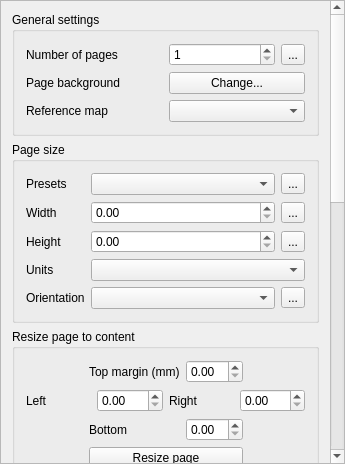
<?xml version="1.0" encoding="UTF-8"?>
<ui version="4.0">
 <class>QgsCompositionWidgetBase</class>
 <widget class="QWidget" name="QgsCompositionWidgetBase">
  <property name="geometry">
   <rect>
    <x>0</x>
    <y>0</y>
    <width>345</width>
    <height>464</height>
   </rect>
  </property>
  <property name="sizePolicy">
   <sizepolicy hsizetype="Expanding" vsizetype="Expanding">
    <horstretch>0</horstretch>
    <verstretch>0</verstretch>
   </sizepolicy>
  </property>
  <property name="windowTitle">
   <string>Composition</string>
  </property>
  <layout class="QVBoxLayout" name="verticalLayout">
   <property name="spacing">
    <number>0</number>
   </property>
   <property name="leftMargin">
    <number>0</number>
   </property>
   <property name="topMargin">
    <number>0</number>
   </property>
   <property name="rightMargin">
    <number>0</number>
   </property>
   <property name="bottomMargin">
    <number>0</number>
   </property>
   <item>
    <widget class="QScrollArea" name="scrollArea">
     <property name="sizePolicy">
      <sizepolicy hsizetype="MinimumExpanding" vsizetype="MinimumExpanding">
       <horstretch>0</horstretch>
       <verstretch>0</verstretch>
      </sizepolicy>
     </property>
     <property name="focusPolicy">
      <enum>Qt::WheelFocus</enum>
     </property>
     <property name="frameShape">
      <enum>QFrame::StyledPanel</enum>
     </property>
     <property name="frameShadow">
      <enum>QFrame::Plain</enum>
     </property>
     <property name="widgetResizable">
      <bool>true</bool>
     </property>
     <widget class="QWidget" name="scrollAreaWidgetContents">
      <property name="geometry">
       <rect>
        <x>0</x>
        <y>0</y>
        <width>329</width>
        <height>1065</height>
       </rect>
      </property>
      <layout class="QVBoxLayout" name="verticalLayout_2">
       <item>
        <widget class="QgsCollapsibleGroupBoxBasic" name="groupBox_4">
         <property name="focusPolicy">
          <enum>Qt::StrongFocus</enum>
         </property>
         <property name="title">
          <string>General settings</string>
         </property>
         <layout class="QGridLayout" name="gridLayout_4">
          <item row="1" column="1">
           <widget class="QPushButton" name="mPageStyleButton">
            <property name="text">
             <string>Change...</string>
            </property>
           </widget>
          </item>
          <item row="0" column="1">
           <layout class="QHBoxLayout" name="horizontalLayout_4">
            <item>
             <widget class="QgsSpinBox" name="mNumPagesSpinBox">
              <property name="minimum">
               <number>1</number>
              </property>
              <property name="showClearButton" stdset="0">
               <bool>false</bool>
              </property>
             </widget>
            </item>
            <item>
             <widget class="QgsPropertyOverrideButton" name="mNumPagesDDBtn">
              <property name="text">
               <string>...</string>
              </property>
             </widget>
            </item>
           </layout>
          </item>
          <item row="0" column="0">
           <widget class="QLabel" name="mNumPagesLabel">
            <property name="text">
             <string>Number of pages</string>
            </property>
            <property name="wordWrap">
             <bool>true</bool>
            </property>
           </widget>
          </item>
          <item row="1" column="0">
           <widget class="QLabel" name="label_10">
            <property name="text">
             <string>Page background</string>
            </property>
           </widget>
          </item>
          <item row="2" column="0">
           <widget class="QLabel" name="label_13">
            <property name="text">
             <string>Reference map</string>
            </property>
           </widget>
          </item>
          <item row="2" column="1">
           <widget class="QgsComposerItemComboBox" name="mReferenceMapComboBox">
            <property name="enabled">
             <bool>true</bool>
            </property>
            <property name="toolTip">
             <string>Specifies the master map for this composition, which is used to georeference composer exports and for scale calculation for item styles.</string>
            </property>
            <property name="editable">
             <bool>false</bool>
            </property>
           </widget>
          </item>
         </layout>
        </widget>
       </item>
       <item>
        <widget class="QgsCollapsibleGroupBoxBasic" name="groupBox">
         <property name="focusPolicy">
          <enum>Qt::StrongFocus</enum>
         </property>
         <property name="title">
          <string>Page size</string>
         </property>
         <property name="syncGroup" stdset="0">
          <string notr="true">composeritem</string>
         </property>
         <property name="collapsed" stdset="0">
          <bool>false</bool>
         </property>
         <layout class="QGridLayout" name="gridLayout" columnstretch="0,0">
          <item row="4" column="0">
           <widget class="QLabel" name="textLabel7">
            <property name="text">
             <string>Orientation</string>
            </property>
            <property name="wordWrap">
             <bool>true</bool>
            </property>
            <property name="buddy">
             <cstring>mPaperOrientationComboBox</cstring>
            </property>
           </widget>
          </item>
          <item row="2" column="0">
           <widget class="QLabel" name="label_2">
            <property name="text">
             <string>Height</string>
            </property>
            <property name="wordWrap">
             <bool>true</bool>
            </property>
           </widget>
          </item>
          <item row="3" column="1">
           <widget class="QComboBox" name="mPaperUnitsComboBox">
            <property name="enabled">
             <bool>true</bool>
            </property>
            <property name="sizePolicy">
             <sizepolicy hsizetype="Expanding" vsizetype="Fixed">
              <horstretch>0</horstretch>
              <verstretch>0</verstretch>
             </sizepolicy>
            </property>
           </widget>
          </item>
          <item row="3" column="0">
           <widget class="QLabel" name="label_3">
            <property name="text">
             <string>Units</string>
            </property>
            <property name="wordWrap">
             <bool>true</bool>
            </property>
           </widget>
          </item>
          <item row="0" column="0">
           <widget class="QLabel" name="textLabel3">
            <property name="text">
             <string>Presets</string>
            </property>
            <property name="wordWrap">
             <bool>true</bool>
            </property>
            <property name="buddy">
             <cstring>mPaperSizeComboBox</cstring>
            </property>
           </widget>
          </item>
          <item row="2" column="1">
           <layout class="QHBoxLayout" name="horizontalLayout_3">
            <item>
             <widget class="QgsDoubleSpinBox" name="mPaperHeightDoubleSpinBox">
              <property name="sizePolicy">
               <sizepolicy hsizetype="Preferred" vsizetype="Minimum">
                <horstretch>0</horstretch>
                <verstretch>0</verstretch>
               </sizepolicy>
              </property>
              <property name="prefix">
               <string/>
              </property>
              <property name="suffix">
               <string/>
              </property>
              <property name="maximum">
               <double>99999.000000000000000</double>
              </property>
              <property name="showClearButton" stdset="0">
               <bool>false</bool>
              </property>
             </widget>
            </item>
            <item>
             <widget class="QgsPropertyOverrideButton" name="mPaperHeightDDBtn">
              <property name="text">
               <string>...</string>
              </property>
             </widget>
            </item>
           </layout>
          </item>
          <item row="1" column="1">
           <layout class="QHBoxLayout" name="horizontalLayout_2">
            <item>
             <widget class="QgsDoubleSpinBox" name="mPaperWidthDoubleSpinBox">
              <property name="sizePolicy">
               <sizepolicy hsizetype="Preferred" vsizetype="Minimum">
                <horstretch>0</horstretch>
                <verstretch>0</verstretch>
               </sizepolicy>
              </property>
              <property name="prefix">
               <string/>
              </property>
              <property name="suffix">
               <string/>
              </property>
              <property name="maximum">
               <double>99999.000000000000000</double>
              </property>
              <property name="showClearButton" stdset="0">
               <bool>false</bool>
              </property>
             </widget>
            </item>
            <item>
             <widget class="QgsPropertyOverrideButton" name="mPaperWidthDDBtn">
              <property name="text">
               <string>...</string>
              </property>
             </widget>
            </item>
           </layout>
          </item>
          <item row="0" column="1">
           <layout class="QHBoxLayout" name="horizontalLayout">
            <item>
             <widget class="QComboBox" name="mPaperSizeComboBox">
              <property name="enabled">
               <bool>true</bool>
              </property>
              <property name="sizePolicy">
               <sizepolicy hsizetype="Expanding" vsizetype="Fixed">
                <horstretch>0</horstretch>
                <verstretch>0</verstretch>
               </sizepolicy>
              </property>
             </widget>
            </item>
            <item>
             <widget class="QgsPropertyOverrideButton" name="mPaperSizeDDBtn">
              <property name="text">
               <string>...</string>
              </property>
             </widget>
            </item>
           </layout>
          </item>
          <item row="1" column="0">
           <widget class="QLabel" name="label">
            <property name="text">
             <string>Width</string>
            </property>
            <property name="wordWrap">
             <bool>true</bool>
            </property>
           </widget>
          </item>
          <item row="4" column="1">
           <layout class="QHBoxLayout" name="horizontalLayout_5">
            <item>
             <widget class="QComboBox" name="mPaperOrientationComboBox">
              <property name="enabled">
               <bool>true</bool>
              </property>
              <property name="sizePolicy">
               <sizepolicy hsizetype="Expanding" vsizetype="Fixed">
                <horstretch>0</horstretch>
                <verstretch>0</verstretch>
               </sizepolicy>
              </property>
             </widget>
            </item>
            <item>
             <widget class="QgsPropertyOverrideButton" name="mPaperOrientationDDBtn">
              <property name="text">
               <string>...</string>
              </property>
             </widget>
            </item>
           </layout>
          </item>
         </layout>
        </widget>
       </item>
       <item>
        <widget class="QgsCollapsibleGroupBoxBasic" name="groupBox_5">
         <property name="title">
          <string>Resize page to content</string>
         </property>
         <layout class="QVBoxLayout" name="verticalLayout_5">
          <item>
           <layout class="QGridLayout" name="gridLayout_5">
            <item row="0" column="1">
             <widget class="QLabel" name="label_4">
              <property name="text">
               <string>Top margin (mm)</string>
              </property>
             </widget>
            </item>
            <item row="0" column="0">
             <spacer name="horizontalSpacer">
              <property name="orientation">
               <enum>Qt::Horizontal</enum>
              </property>
              <property name="sizeHint" stdset="0">
               <size>
                <width>40</width>
                <height>20</height>
               </size>
              </property>
             </spacer>
            </item>
            <item row="0" column="3">
             <spacer name="horizontalSpacer_2">
              <property name="orientation">
               <enum>Qt::Horizontal</enum>
              </property>
              <property name="sizeHint" stdset="0">
               <size>
                <width>40</width>
                <height>20</height>
               </size>
              </property>
             </spacer>
            </item>
            <item row="0" column="2">
             <widget class="QgsDoubleSpinBox" name="mTopMarginSpinBox">
              <property name="singleStep">
               <double>0.100000000000000</double>
              </property>
             </widget>
            </item>
            <item row="1" column="0" colspan="4">
             <layout class="QHBoxLayout" name="horizontalLayout_7">
              <item>
               <widget class="QLabel" name="label_5">
                <property name="text">
                 <string>Left</string>
                </property>
               </widget>
              </item>
              <item>
               <widget class="QgsDoubleSpinBox" name="mLeftMarginSpinBox">
                <property name="singleStep">
                 <double>0.100000000000000</double>
                </property>
               </widget>
              </item>
              <item>
               <widget class="QLabel" name="label_11">
                <property name="text">
                 <string>Right</string>
                </property>
               </widget>
              </item>
              <item>
               <widget class="QgsDoubleSpinBox" name="mRightMarginSpinBox">
                <property name="singleStep">
                 <double>0.100000000000000</double>
                </property>
               </widget>
              </item>
             </layout>
            </item>
            <item row="2" column="1">
             <widget class="QLabel" name="label_12">
              <property name="text">
               <string>Bottom</string>
              </property>
             </widget>
            </item>
            <item row="2" column="2">
             <widget class="QgsDoubleSpinBox" name="mBottomMarginSpinBox">
              <property name="singleStep">
               <double>0.100000000000000</double>
              </property>
             </widget>
            </item>
            <item row="3" column="1" colspan="2">
             <widget class="QPushButton" name="mResizePageButton">
              <property name="text">
               <string>Resize page</string>
              </property>
             </widget>
            </item>
           </layout>
          </item>
         </layout>
        </widget>
       </item>
       <item>
        <widget class="QgsCollapsibleGroupBoxBasic" name="groupBox_3">
         <property name="title">
          <string>Export settings</string>
         </property>
         <layout class="QGridLayout" name="gridLayout_3">
          <item row="2" column="0" colspan="2">
           <widget class="QCheckBox" name="mPrintAsRasterCheckBox">
            <property name="text">
             <string>Print as raster</string>
            </property>
            <property name="checkable">
             <bool>true</bool>
            </property>
            <property name="checked">
             <bool>false</bool>
            </property>
           </widget>
          </item>
          <item row="3" column="0" colspan="2">
           <widget class="QCheckBox" name="mGenerateWorldFileCheckBox">
            <property name="sizePolicy">
             <sizepolicy hsizetype="Minimum" vsizetype="Preferred">
              <horstretch>0</horstretch>
              <verstretch>0</verstretch>
             </sizepolicy>
            </property>
            <property name="toolTip">
             <string>If checked, a separate world file which georeferences exported images will be created</string>
            </property>
            <property name="text">
             <string>Save world file</string>
            </property>
           </widget>
          </item>
          <item row="1" column="1">
           <widget class="QgsSpinBox" name="mResolutionSpinBox">
            <property name="suffix">
             <string> dpi</string>
            </property>
            <property name="prefix">
             <string/>
            </property>
            <property name="maximum">
             <number>3000</number>
            </property>
            <property name="showClearButton" stdset="0">
             <bool>false</bool>
            </property>
           </widget>
          </item>
          <item row="1" column="0">
           <widget class="QLabel" name="label_9">
            <property name="text">
             <string>Export resolution</string>
            </property>
           </widget>
          </item>
         </layout>
        </widget>
       </item>
       <item>
        <widget class="QgsCollapsibleGroupBoxBasic" name="mSnapToGridGroupCheckBox">
         <property name="focusPolicy">
          <enum>Qt::StrongFocus</enum>
         </property>
         <property name="title">
          <string>Guides and Grid</string>
         </property>
         <property name="checkable">
          <bool>false</bool>
         </property>
         <property name="checked">
          <bool>false</bool>
         </property>
         <property name="syncGroup" stdset="0">
          <string notr="true">composeritem</string>
         </property>
         <property name="collapsed" stdset="0">
          <bool>true</bool>
         </property>
         <layout class="QGridLayout" name="gridLayout_2" columnstretch="0,1">
          <item row="0" column="0">
           <widget class="QLabel" name="label_8">
            <property name="text">
             <string>Grid spacing</string>
            </property>
            <property name="wordWrap">
             <bool>true</bool>
            </property>
           </widget>
          </item>
          <item row="0" column="1">
           <widget class="QgsDoubleSpinBox" name="mGridResolutionSpinBox">
            <property name="prefix">
             <string/>
            </property>
            <property name="suffix">
             <string> mm</string>
            </property>
            <property name="minimum">
             <double>0.500000000000000</double>
            </property>
            <property name="maximum">
             <double>9999.000000000000000</double>
            </property>
            <property name="showClearButton" stdset="0">
             <bool>false</bool>
            </property>
           </widget>
          </item>
          <item row="1" column="0">
           <widget class="QLabel" name="label_6">
            <property name="text">
             <string>Grid offset</string>
            </property>
            <property name="wordWrap">
             <bool>true</bool>
            </property>
           </widget>
          </item>
          <item row="1" column="1">
           <layout class="QVBoxLayout" name="verticalLayout_3">
            <item>
             <widget class="QgsDoubleSpinBox" name="mOffsetXSpinBox">
              <property name="prefix">
               <string>x: </string>
              </property>
              <property name="suffix">
               <string> mm</string>
              </property>
              <property name="maximum">
               <double>9999.000000000000000</double>
              </property>
             </widget>
            </item>
            <item>
             <widget class="QgsDoubleSpinBox" name="mOffsetYSpinBox">
              <property name="prefix">
               <string>y: </string>
              </property>
              <property name="suffix">
               <string> mm</string>
              </property>
              <property name="maximum">
               <double>9999.000000000000000</double>
              </property>
             </widget>
            </item>
           </layout>
          </item>
          <item row="2" column="0">
           <widget class="QLabel" name="label_7">
            <property name="text">
             <string>Snap tolerance</string>
            </property>
           </widget>
          </item>
          <item row="2" column="1">
           <widget class="QgsSpinBox" name="mSnapToleranceSpinBox">
            <property name="suffix">
             <string> px</string>
            </property>
            <property name="maximum">
             <number>200</number>
            </property>
            <property name="showClearButton" stdset="0">
             <bool>false</bool>
            </property>
           </widget>
          </item>
         </layout>
        </widget>
       </item>
       <item>
        <widget class="QgsCollapsibleGroupBox" name="groupBox_2">
         <property name="title">
          <string>Variables</string>
         </property>
         <layout class="QVBoxLayout" name="verticalLayout_4">
          <item>
           <widget class="QgsVariableEditorWidget" name="mVariableEditor" native="true">
            <property name="minimumSize">
             <size>
              <width>0</width>
              <height>200</height>
             </size>
            </property>
           </widget>
          </item>
         </layout>
        </widget>
       </item>
       <item>
        <spacer name="verticalSpacer">
         <property name="orientation">
          <enum>Qt::Vertical</enum>
         </property>
         <property name="sizeHint" stdset="0">
          <size>
           <width>20</width>
           <height>40</height>
          </size>
         </property>
        </spacer>
       </item>
      </layout>
     </widget>
    </widget>
   </item>
  </layout>
 </widget>
 <layoutdefault spacing="6" margin="11"/>
 <customwidgets>
  <customwidget>
   <class>QgsCollapsibleGroupBox</class>
   <extends>QGroupBox</extends>
   <header>qgscollapsiblegroupbox.h</header>
   <container>1</container>
  </customwidget>
  <customwidget>
   <class>QgsVariableEditorWidget</class>
   <extends>QWidget</extends>
   <header location="global">qgsvariableeditorwidget.h</header>
   <container>1</container>
  </customwidget>
  <customwidget>
   <class>QgsCollapsibleGroupBoxBasic</class>
   <extends>QGroupBox</extends>
   <header>qgscollapsiblegroupbox.h</header>
   <container>1</container>
  </customwidget>
  <customwidget>
   <class>QgsDoubleSpinBox</class>
   <extends>QDoubleSpinBox</extends>
   <header>qgsdoublespinbox.h</header>
  </customwidget>
  <customwidget>
   <class>QgsSpinBox</class>
   <extends>QSpinBox</extends>
   <header>qgsspinbox.h</header>
  </customwidget>
  <customwidget>
   <class>QgsComposerItemComboBox</class>
   <extends>QComboBox</extends>
   <header>qgscomposeritemcombobox.h</header>
  </customwidget>
  <customwidget>
   <class>QgsPropertyOverrideButton</class>
   <extends>QToolButton</extends>
   <header>qgspropertyoverridebutton.h</header>
  </customwidget>
 </customwidgets>
 <tabstops>
  <tabstop>scrollArea</tabstop>
  <tabstop>groupBox_4</tabstop>
  <tabstop>mNumPagesSpinBox</tabstop>
  <tabstop>mNumPagesDDBtn</tabstop>
  <tabstop>mPageStyleButton</tabstop>
  <tabstop>mReferenceMapComboBox</tabstop>
  <tabstop>groupBox</tabstop>
  <tabstop>mPaperSizeComboBox</tabstop>
  <tabstop>mPaperSizeDDBtn</tabstop>
  <tabstop>mPaperWidthDoubleSpinBox</tabstop>
  <tabstop>mPaperWidthDDBtn</tabstop>
  <tabstop>mPaperHeightDoubleSpinBox</tabstop>
  <tabstop>mPaperHeightDDBtn</tabstop>
  <tabstop>mPaperUnitsComboBox</tabstop>
  <tabstop>mPaperOrientationComboBox</tabstop>
  <tabstop>mPaperOrientationDDBtn</tabstop>
  <tabstop>mTopMarginSpinBox</tabstop>
  <tabstop>mLeftMarginSpinBox</tabstop>
  <tabstop>mRightMarginSpinBox</tabstop>
  <tabstop>mBottomMarginSpinBox</tabstop>
  <tabstop>mResizePageButton</tabstop>
  <tabstop>mResolutionSpinBox</tabstop>
  <tabstop>mPrintAsRasterCheckBox</tabstop>
  <tabstop>mGenerateWorldFileCheckBox</tabstop>
  <tabstop>mSnapToGridGroupCheckBox</tabstop>
  <tabstop>mGridResolutionSpinBox</tabstop>
  <tabstop>mOffsetXSpinBox</tabstop>
  <tabstop>mOffsetYSpinBox</tabstop>
  <tabstop>mSnapToleranceSpinBox</tabstop>
 </tabstops>
 <resources/>
 <connections/>
</ui>
